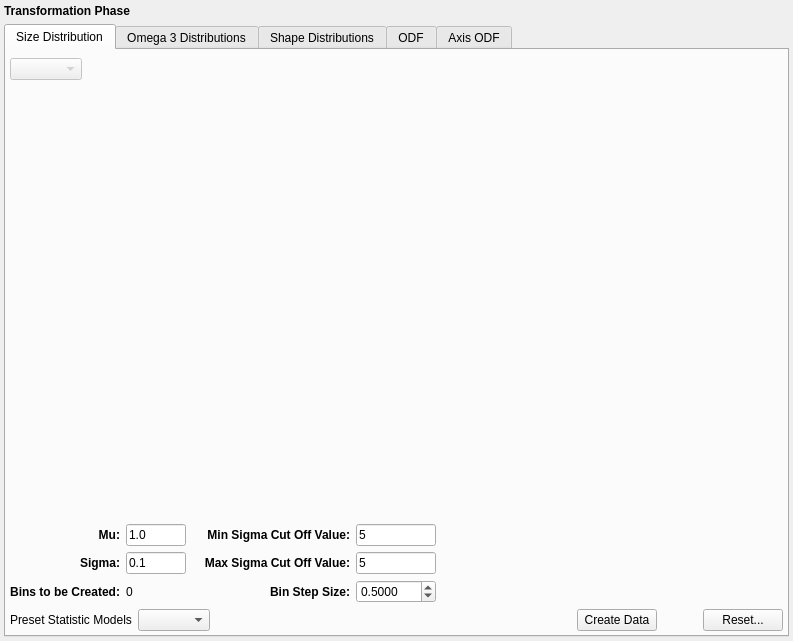
<?xml version="1.0" encoding="UTF-8"?>
<ui version="4.0">
 <class>TransformationPhaseWidget</class>
 <widget class="StatsGenWidget" name="TransformationPhaseWidget">
  <property name="geometry">
   <rect>
    <x>0</x>
    <y>0</y>
    <width>793</width>
    <height>641</height>
   </rect>
  </property>
  <property name="windowTitle">
   <string>Form</string>
  </property>
  <layout class="QVBoxLayout" name="verticalLayout_2">
   <property name="leftMargin">
    <number>4</number>
   </property>
   <property name="topMargin">
    <number>4</number>
   </property>
   <property name="rightMargin">
    <number>4</number>
   </property>
   <property name="bottomMargin">
    <number>4</number>
   </property>
   <item>
    <widget class="QLabel" name="label_8">
     <property name="styleSheet">
      <string notr="true">QLabel
{
font-weight: bold;
font-size: 150%;
}</string>
     </property>
     <property name="text">
      <string>Transformation Phase</string>
     </property>
    </widget>
   </item>
   <item>
    <widget class="QTabWidget" name="tabWidget">
     <property name="tabPosition">
      <enum>QTabWidget::North</enum>
     </property>
     <property name="tabShape">
      <enum>QTabWidget::Rounded</enum>
     </property>
     <property name="currentIndex">
      <number>0</number>
     </property>
     <widget class="QWidget" name="sizeDistributionTab">
      <attribute name="title">
       <string>Size Distribution</string>
      </attribute>
      <layout class="QVBoxLayout" name="verticalLayout_5">
       <property name="spacing">
        <number>6</number>
       </property>
       <property name="leftMargin">
        <number>4</number>
       </property>
       <property name="topMargin">
        <number>8</number>
       </property>
       <property name="rightMargin">
        <number>4</number>
       </property>
       <property name="bottomMargin">
        <number>4</number>
       </property>
       <item>
        <layout class="QHBoxLayout" name="horizontalLayout">
         <item>
          <widget class="QComboBox" name="distributionTypeCombo">
           <property name="enabled">
            <bool>false</bool>
           </property>
          </widget>
         </item>
         <item>
          <spacer name="horizontalSpacer_3">
           <property name="orientation">
            <enum>Qt::Horizontal</enum>
           </property>
           <property name="sizeHint" stdset="0">
            <size>
             <width>40</width>
             <height>20</height>
            </size>
           </property>
          </spacer>
         </item>
        </layout>
       </item>
       <item>
        <widget class="QwtPlot" name="m_SizeDistributionPlot">
         <property name="sizePolicy">
          <sizepolicy hsizetype="MinimumExpanding" vsizetype="MinimumExpanding">
           <horstretch>0</horstretch>
           <verstretch>0</verstretch>
          </sizepolicy>
         </property>
         <property name="frameShape">
          <enum>QFrame::NoFrame</enum>
         </property>
        </widget>
       </item>
       <item>
        <layout class="QGridLayout" name="widgetLayout">
         <item row="2" column="3">
          <widget class="QLabel" name="label_5">
           <property name="styleSheet">
            <string notr="true">QLabel
{
font-weight: bold;
font-size: 12px;
}</string>
           </property>
           <property name="text">
            <string>Bin Step Size:</string>
           </property>
           <property name="alignment">
            <set>Qt::AlignRight|Qt::AlignTrailing|Qt::AlignVCenter</set>
           </property>
          </widget>
         </item>
         <item row="0" column="2" rowspan="3">
          <spacer name="horizontalSpacer_2">
           <property name="orientation">
            <enum>Qt::Horizontal</enum>
           </property>
           <property name="sizeType">
            <enum>QSizePolicy::Fixed</enum>
           </property>
           <property name="sizeHint" stdset="0">
            <size>
             <width>12</width>
             <height>20</height>
            </size>
           </property>
          </spacer>
         </item>
         <item row="2" column="1">
          <widget class="QLabel" name="m_NumberBinsGenerated">
           <property name="sizePolicy">
            <sizepolicy hsizetype="Fixed" vsizetype="Preferred">
             <horstretch>0</horstretch>
             <verstretch>0</verstretch>
            </sizepolicy>
           </property>
           <property name="minimumSize">
            <size>
             <width>60</width>
             <height>0</height>
            </size>
           </property>
           <property name="maximumSize">
            <size>
             <width>60</width>
             <height>16777215</height>
            </size>
           </property>
           <property name="text">
            <string>0</string>
           </property>
          </widget>
         </item>
         <item row="2" column="4">
          <widget class="QDoubleSpinBox" name="m_BinStepSize">
           <property name="sizePolicy">
            <sizepolicy hsizetype="Fixed" vsizetype="Preferred">
             <horstretch>0</horstretch>
             <verstretch>0</verstretch>
            </sizepolicy>
           </property>
           <property name="minimumSize">
            <size>
             <width>60</width>
             <height>0</height>
            </size>
           </property>
           <property name="maximumSize">
            <size>
             <width>80</width>
             <height>16777215</height>
            </size>
           </property>
           <property name="decimals">
            <number>4</number>
           </property>
           <property name="minimum">
            <double>0.001000000000000</double>
           </property>
           <property name="maximum">
            <double>9999999.990000000223517</double>
           </property>
           <property name="value">
            <double>0.500000000000000</double>
           </property>
          </widget>
         </item>
         <item row="1" column="0">
          <widget class="QLabel" name="label_3">
           <property name="styleSheet">
            <string notr="true">QLabel
{
font-weight: bold;
font-size: 12px;
}</string>
           </property>
           <property name="text">
            <string>Sigma:</string>
           </property>
           <property name="alignment">
            <set>Qt::AlignRight|Qt::AlignTrailing|Qt::AlignVCenter</set>
           </property>
          </widget>
         </item>
         <item row="2" column="0">
          <widget class="QLabel" name="label_2">
           <property name="styleSheet">
            <string notr="true">QLabel
{
font-weight: bold;
font-size: 12px;
}</string>
           </property>
           <property name="text">
            <string>Bins to be Created:</string>
           </property>
           <property name="alignment">
            <set>Qt::AlignRight|Qt::AlignTrailing|Qt::AlignVCenter</set>
           </property>
          </widget>
         </item>
         <item row="0" column="5" rowspan="3">
          <spacer name="horizontalSpacer">
           <property name="orientation">
            <enum>Qt::Horizontal</enum>
           </property>
           <property name="sizeHint" stdset="0">
            <size>
             <width>40</width>
             <height>20</height>
            </size>
           </property>
          </spacer>
         </item>
         <item row="0" column="1">
          <widget class="QLineEdit" name="m_Mu_SizeDistribution">
           <property name="sizePolicy">
            <sizepolicy hsizetype="Fixed" vsizetype="Preferred">
             <horstretch>0</horstretch>
             <verstretch>0</verstretch>
            </sizepolicy>
           </property>
           <property name="minimumSize">
            <size>
             <width>60</width>
             <height>0</height>
            </size>
           </property>
           <property name="maximumSize">
            <size>
             <width>60</width>
             <height>16777215</height>
            </size>
           </property>
           <property name="text">
            <string>1.0</string>
           </property>
          </widget>
         </item>
         <item row="0" column="0">
          <widget class="QLabel" name="label">
           <property name="styleSheet">
            <string notr="true">QLabel
{
font-weight: bold;
font-size: 12px;
}</string>
           </property>
           <property name="text">
            <string>Mu:</string>
           </property>
           <property name="alignment">
            <set>Qt::AlignRight|Qt::AlignTrailing|Qt::AlignVCenter</set>
           </property>
          </widget>
         </item>
         <item row="1" column="1">
          <widget class="QLineEdit" name="m_Sigma_SizeDistribution">
           <property name="sizePolicy">
            <sizepolicy hsizetype="Fixed" vsizetype="Preferred">
             <horstretch>0</horstretch>
             <verstretch>0</verstretch>
            </sizepolicy>
           </property>
           <property name="minimumSize">
            <size>
             <width>60</width>
             <height>0</height>
            </size>
           </property>
           <property name="maximumSize">
            <size>
             <width>60</width>
             <height>16777215</height>
            </size>
           </property>
           <property name="text">
            <string>0.1</string>
           </property>
          </widget>
         </item>
         <item row="0" column="4">
          <widget class="QLineEdit" name="m_MinSigmaCutOff">
           <property name="sizePolicy">
            <sizepolicy hsizetype="Fixed" vsizetype="Preferred">
             <horstretch>0</horstretch>
             <verstretch>0</verstretch>
            </sizepolicy>
           </property>
           <property name="minimumSize">
            <size>
             <width>60</width>
             <height>0</height>
            </size>
           </property>
           <property name="maximumSize">
            <size>
             <width>80</width>
             <height>16777215</height>
            </size>
           </property>
           <property name="text">
            <string>5</string>
           </property>
          </widget>
         </item>
         <item row="0" column="3">
          <widget class="QLabel" name="label_7">
           <property name="styleSheet">
            <string notr="true">QLabel
{
font-weight: bold;
font-size: 12px;
}</string>
           </property>
           <property name="text">
            <string>Min Sigma Cut Off Value:</string>
           </property>
           <property name="alignment">
            <set>Qt::AlignRight|Qt::AlignTrailing|Qt::AlignVCenter</set>
           </property>
          </widget>
         </item>
         <item row="1" column="3">
          <widget class="QLabel" name="label_4">
           <property name="styleSheet">
            <string notr="true">QLabel
{
font-weight: bold;
font-size: 12px;
}</string>
           </property>
           <property name="text">
            <string>Max Sigma Cut Off Value:</string>
           </property>
           <property name="alignment">
            <set>Qt::AlignRight|Qt::AlignTrailing|Qt::AlignVCenter</set>
           </property>
          </widget>
         </item>
         <item row="1" column="4">
          <widget class="QLineEdit" name="m_MaxSigmaCutOff">
           <property name="sizePolicy">
            <sizepolicy hsizetype="Fixed" vsizetype="Preferred">
             <horstretch>0</horstretch>
             <verstretch>0</verstretch>
            </sizepolicy>
           </property>
           <property name="minimumSize">
            <size>
             <width>60</width>
             <height>0</height>
            </size>
           </property>
           <property name="maximumSize">
            <size>
             <width>80</width>
             <height>16777215</height>
            </size>
           </property>
           <property name="text">
            <string>5</string>
           </property>
          </widget>
         </item>
        </layout>
       </item>
       <item>
        <layout class="QHBoxLayout" name="horizontalLayout_3">
         <item>
          <widget class="QLabel" name="label_6">
           <property name="text">
            <string>Preset Statistic Models</string>
           </property>
          </widget>
         </item>
         <item>
          <widget class="QComboBox" name="microstructurePresetCombo">
           <property name="enabled">
            <bool>true</bool>
           </property>
          </widget>
         </item>
         <item>
          <spacer name="horizontalSpacer_4">
           <property name="orientation">
            <enum>Qt::Horizontal</enum>
           </property>
           <property name="sizeHint" stdset="0">
            <size>
             <width>40</width>
             <height>20</height>
            </size>
           </property>
          </spacer>
         </item>
         <item>
          <widget class="QPushButton" name="m_GenerateDefaultData">
           <property name="text">
            <string>Create Data</string>
           </property>
          </widget>
         </item>
         <item>
          <spacer name="horizontalSpacer_5">
           <property name="orientation">
            <enum>Qt::Horizontal</enum>
           </property>
           <property name="sizeType">
            <enum>QSizePolicy::Fixed</enum>
           </property>
           <property name="sizeHint" stdset="0">
            <size>
             <width>40</width>
             <height>20</height>
            </size>
           </property>
          </spacer>
         </item>
         <item>
          <widget class="QPushButton" name="m_ResetDataBtn">
           <property name="text">
            <string>Reset...</string>
           </property>
          </widget>
         </item>
        </layout>
       </item>
      </layout>
     </widget>
     <widget class="QWidget" name="omega3DistributionTab">
      <attribute name="title">
       <string>Omega 3 Distributions</string>
      </attribute>
      <layout class="QVBoxLayout" name="verticalLayout_4">
       <property name="leftMargin">
        <number>4</number>
       </property>
       <property name="topMargin">
        <number>4</number>
       </property>
       <property name="rightMargin">
        <number>4</number>
       </property>
       <property name="bottomMargin">
        <number>4</number>
       </property>
       <item>
        <widget class="StatsGenPlotWidget" name="m_Omega3Plot" native="true"/>
       </item>
      </layout>
     </widget>
     <widget class="QWidget" name="shapeDistributionTab">
      <attribute name="title">
       <string>Shape Distributions</string>
      </attribute>
      <layout class="QVBoxLayout" name="verticalLayout_3">
       <property name="leftMargin">
        <number>4</number>
       </property>
       <property name="topMargin">
        <number>4</number>
       </property>
       <property name="rightMargin">
        <number>4</number>
       </property>
       <property name="bottomMargin">
        <number>4</number>
       </property>
       <item>
        <widget class="QScrollArea" name="scrollArea">
         <property name="widgetResizable">
          <bool>true</bool>
         </property>
         <widget class="QWidget" name="scrollAreaWidgetContents">
          <property name="geometry">
           <rect>
            <x>0</x>
            <y>0</y>
            <width>769</width>
            <height>568</height>
           </rect>
          </property>
          <layout class="QVBoxLayout" name="verticalLayout">
           <property name="leftMargin">
            <number>4</number>
           </property>
           <property name="topMargin">
            <number>4</number>
           </property>
           <property name="rightMargin">
            <number>4</number>
           </property>
           <property name="bottomMargin">
            <number>4</number>
           </property>
           <item>
            <widget class="StatsGenPlotWidget" name="m_BOverAPlot" native="true"/>
           </item>
           <item>
            <widget class="StatsGenPlotWidget" name="m_COverAPlot" native="true"/>
           </item>
          </layout>
         </widget>
        </widget>
       </item>
      </layout>
     </widget>
     <widget class="StatsGenODFWidget" name="m_ODFWidget">
      <attribute name="title">
       <string>ODF</string>
      </attribute>
     </widget>
     <widget class="StatsGenAxisODFWidget" name="m_AxisODFWidget">
      <attribute name="title">
       <string>Axis ODF</string>
      </attribute>
     </widget>
    </widget>
   </item>
  </layout>
 </widget>
 <customwidgets>
  <customwidget>
   <class>StatsGenWidget</class>
   <extends>QWidget</extends>
   <header location="global">StatsGenWidget.h</header>
   <container>1</container>
  </customwidget>
  <customwidget>
   <class>StatsGenPlotWidget</class>
   <extends>QWidget</extends>
   <header location="global">StatsGenPlotWidget.h</header>
   <container>1</container>
  </customwidget>
  <customwidget>
   <class>StatsGenODFWidget</class>
   <extends>QWidget</extends>
   <header location="global">StatsGenODFWidget.h</header>
   <container>1</container>
  </customwidget>
  <customwidget>
   <class>StatsGenAxisODFWidget</class>
   <extends>QWidget</extends>
   <header location="global">StatsGenAxisODFWidget.h</header>
  </customwidget>
  <customwidget>
   <class>QwtPlot</class>
   <extends>QFrame</extends>
   <header>qwt_plot.h</header>
   <container>1</container>
  </customwidget>
 </customwidgets>
 <resources/>
 <connections/>
</ui>
